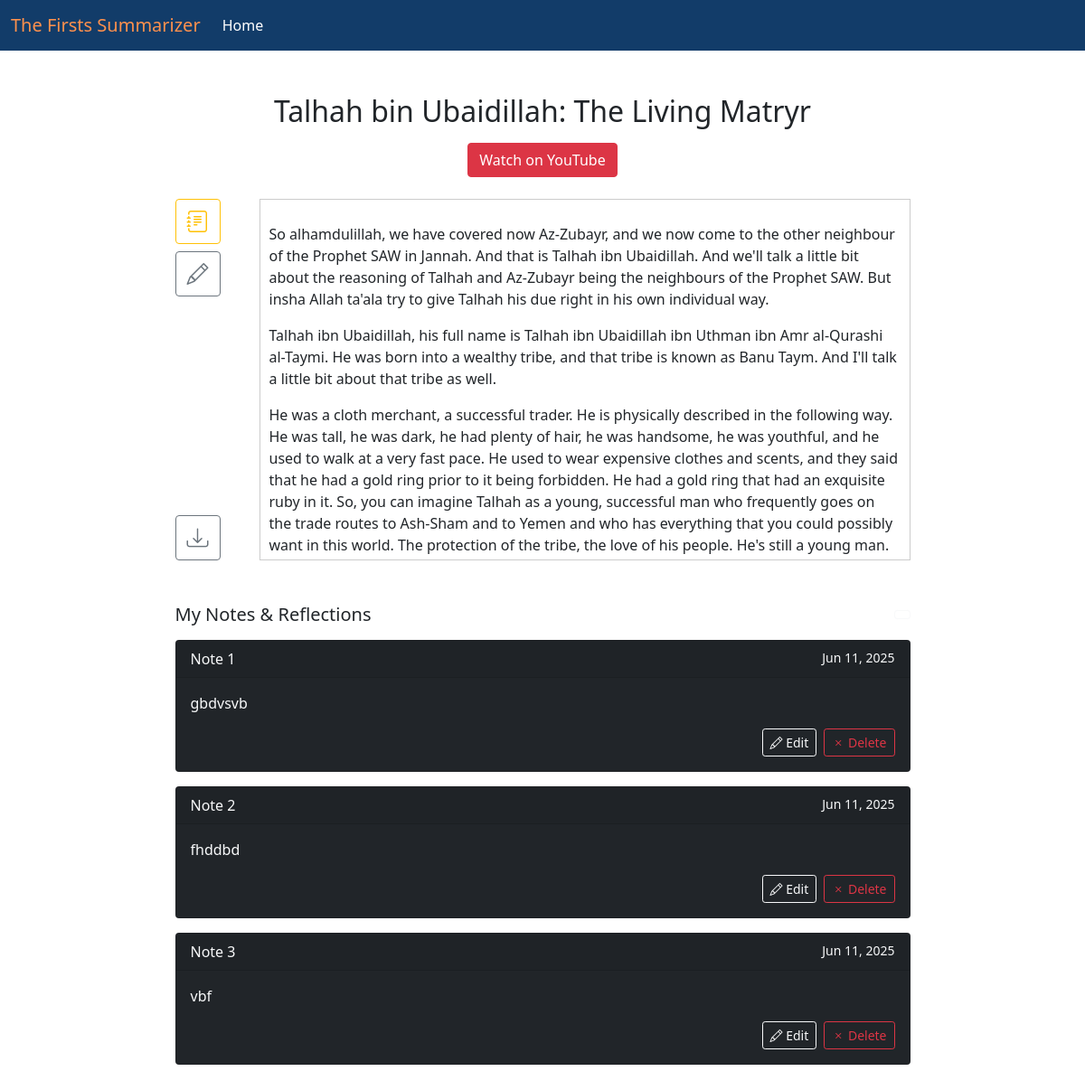
The app's page /textsumm/1/ (signed in), older data.
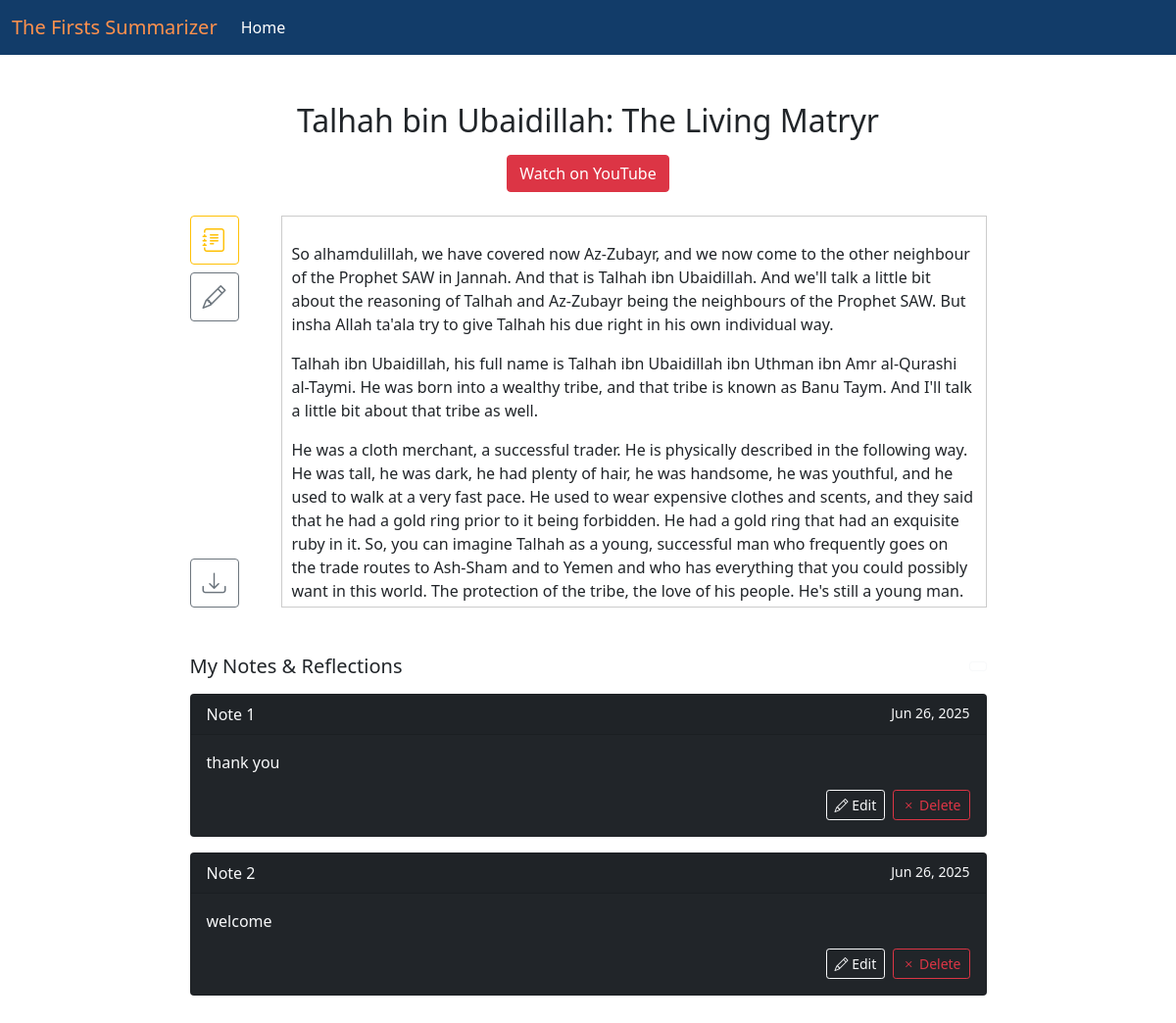
The same page, newer data.
### textsumm/models.py (models this page shows, shortened)
class Note(models.Model):
    user       = models.ForeignKey(
                    settings.AUTH_USER_MODEL,
                    on_delete=models.CASCADE,
                    related_name="notes"
                 )
    textsumm   = models.ForeignKey(
                    TextSumm,
                    on_delete=models.CASCADE,
                    related_name="notes"
                 )
    content    = models.TextField()
    is_public  = models.BooleanField(default=False)
    created_at = models.DateTimeField(auto_now_add=True)
    updated_at = models.DateTimeField(auto_now=True)
    class Meta:
        ordering = ["-created_at"]
        verbose_name = "Note/Reflection"
        verbose_name_plural = "Notes & Reflections"

### textsumm/views.py (the view)
# urls.py: path('textsumm/<int:pk>/', views.view_text, name='view_text'),
def view_text(request, pk):
    item = get_object_or_404(TextSumm, pk=pk)
    notes = Note.objects.filter(
        user=request.user,
        textsumm=item
    ).order_by("created_at")
    return render(request, "view_text.html", {
        "item":  item,
        "notes": notes,
    })

### textsumm/templates/view_text.html (shortened to what this page needs)
{% extends 'base.html' %}
{% load static %}
{% block content %}
<div class="container my-5">
  <h2 class="text-center">{{ item.name }}</h2>
  {% if item.video %}
    <p class="text-center mt-3">
      <a href="{{ item.video }}" target="_blank" class="btn btn-danger">
        Watch on YouTube
      </a>
    </p>
  {% endif %}
  <div class="row mt-4 justify-content-center">
    <div class="col-md-1 d-flex flex-column align-items-start">
      <button type="button"
              class="btn btn-outline-warning mb-2"
              data-bs-toggle="modal"
              data-bs-target="#summaryModal"
              title="Summary"
              aria-label="Summary">
        <i class="bi bi-journal-text" style="font-size:1.5rem"></i>
      </button>
      <button id="openNotesModalBtn"
              type="button"
              class="btn btn-outline-secondary mb-2"
              data-bs-toggle="modal"
              data-bs-target="#notesModal"
              title="Notes &amp; Reflection"
              aria-label="Notes &amp; Reflection">
        <i class="bi bi-pencil" style="font-size:1.5rem"></i>
      </button>
      <button id="downloadBtn"
              class="btn btn-outline-secondary mt-auto"
              title="Download PDF"
              aria-label="Download PDF">
        <i class="bi bi-download" style="font-size:1.5rem"></i>
      </button>
    </div>
    <div class="col-md-8">
      <div id="text-box" style="border:1px solid #ccc; height:400px; overflow-y:auto; padding:10px;">
        <p>{{ item.text|linebreaks }}</p>
      </div>
    </div>
  </div>
  <div class="row mt-5 justify-content-center">
    <div class="col-md-9">
      <div class="d-flex justify-content-between align-items-center mb-3">
        <h5 class="mb-0">My Notes &amp; Reflections</h5>
        <button id="addNoteBtn"
                type="button"
                class="btn btn-sm btn-outline-light"
                data-bs-toggle="modal"
                data-bs-target="#notesModal">
        </button>
      </div>
      {% for note in notes %}
        <div class="card bg-dark text-light mb-3">
          <div class="card-header d-flex justify-content-between">
            <span>Note {{ forloop.counter }}</span>
            <small>{{ note.created_at|date:"M d, Y" }}</small>
          </div>
          <div class="card-body">
            <p class="card-text">{{ note.content|linebreaksbr }}</p>
            <div class="d-flex justify-content-end">
              <button class="btn btn-sm btn-outline-light me-2 edit-note-btn" data-note-id="{{ note.id }}">
                <i class="bi bi-pencil"></i> Edit
              </button>
              <button class="btn btn-sm btn-outline-danger delete-note-btn" data-note-id="{{ note.id }}">
                <i class="bi bi-x"></i> Delete
              </button>
            </div>
          </div>
        </div>
      {% endfor %}
    </div>
  </div>
</div>
{% endblock %}

Row changes from the older to the newer data that the page shows:
removed Note: created_at "Jun 11, 2025", content "gbdvsvb"
removed Note: created_at "Jun 11, 2025", content "fhddbd"
removed Note: created_at "Jun 11, 2025", content "vbf"
added Note: created_at "Jun 26, 2025", content "thank you"
added Note: created_at "Jun 26, 2025", content "welcome"
